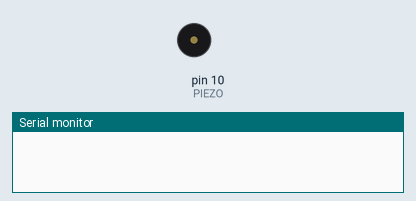
Recording of a sketch running on a simulated Arduino Uno, built with avr-gcc and run on an emulated ATmega328P. Shown: buzzer (waves = sounding), the last lines printed to the serial monitor.

Above: at 0.1 s.
At 2.1 s:
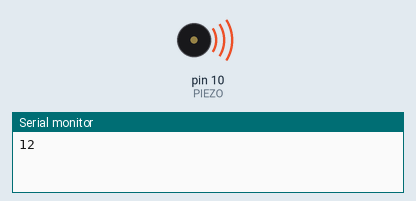
Timing chart, 0 to 42.0 s (numbered marks = the images above):
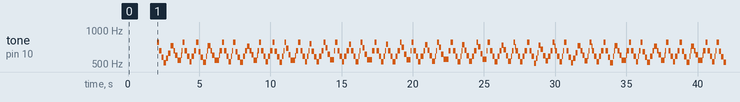

The sketch:

BuzzerTest.ino
```cpp
     #include "pitches.h"

   /*
    void setup() {

    }

    void loop() {
      tone(1, NOTE_G2, 600);
      delay(600);

      tone(9, NOTE_G2, 600);
      delay(600);

      tone(9, NOTE_G2, 600);
      delay(600);

      tone(9, NOTE_DS2, 500);
      delay(500);

      tone(9, NOTE_AS2, 150);
      delay(150);

      tone(9, NOTE_G2, 600);
      delay(600);

      tone(9, NOTE_DS2, 500);
      delay(500);

      tone(9, NOTE_AS2, 150);
      delay(150);

      tone(9, NOTE_G2, 1200);
      delay(1200);

      tone(9, NOTE_D3, 600);
      delay(600);

      tone(9, NOTE_D3, 600);
      delay(600);

      tone(9, NOTE_D3, 600);
      delay(600);

      tone(9, NOTE_DS3, 500);
      delay(500);

      tone(9, NOTE_C3, 150);
      delay(150);

      tone(9, NOTE_FS2, 600);
      delay(600);

      tone(9, NOTE_D2, 500);
      delay(500);

      tone(9, NOTE_AS2, 150);
      delay(150);

      tone(9, NOTE_G2, 1200);
      delay(1200);

      noTone(9);
    }

*/

const int PIEZO = 10;

long vel = 20000;

// mario
int mario_m[] = {tone_e, tone_e, tone_e, tone_c, tone_e, tone_g, tone_G, tone_c, tone_G, tone_E, tone_A, tone_B, tone_Bb, tone_A, tone_G, tone_e, tone_g, tone_a, tone_f, tone_g, tone_e, tone_c, tone_d, tone_B, tone_c};
int mario_r[] = {6, 12, 12, 6, 12, 24, 24, 18, 18, 18, 12, 12, 6, 12, 8, 8, 8, 12, 6, 12, 12, 6, 6, 6, 12};

// Looks like zelda
int peergynt_m[] = {tone_G, tone_E, tone_D, tone_C, tone_D, tone_E, tone_G, tone_E, tone_D, tone_C, tone_D, tone_E, tone_D, tone_E,tone_G, tone_E, tone_G, tone_A, tone_E, tone_A, tone_G, tone_E, tone_D, tone_C};
int peergynt_r[] = {8, 8, 8, 8, 8, 8, 8, 8, 8, 8, 4, 4, 4, 4, 8, 8, 8, 8, 8, 8, 8, 8, 8, 16};

// Some electric guitar...
int smoke_m[] = {tone_E, tone_G, tone_A, tone_E, tone_G, tone_Bb, tone_A, tone_E, tone_G, tone_A, tone_G, tone_E};
int smoke_r[] = {12, 12, 18, 12, 12, 6, 18, 12, 12, 18, 12, 24};

// Start like something similar to le reine au nez rouge...
int natal_m[] = {tone_G, tone_A, tone_G, tone_E, tone_G, tone_A, tone_G, tone_E, tone_c, tone_c, tone_A, tone_B, tone_B, tone_G, tone_A, tone_G, tone_A, tone_c, tone_B, tone_A, tone_G, tone_A, tone_G, tone_E};
int natal_r[] = {12, 4, 8, 16, 12, 4, 8, 16, 12, 4, 16, 12, 4, 16, 12, 4, 8, 8, 8, 8, 12, 4, 8, 16};

// Seems like some electric guitar solo...
int LTS_m[] = {tone_Bb, tone_G, tone_G, tone_Bb, tone_G, tone_G, tone_Bb, tone_G, tone_G, tone_Bb, tone_G, tone_G, tone_Bb, tone_G, tone_C, tone_G, tone_Bb, tone_G, tone_G, tone_Bb, tone_G, tone_G, tone_Bb, tone_G, tone_G, tone_Bb, tone_G, tone_G, tone_Bb, tone_G, tone_F, tone_D, tone_F, tone_D, tone_G, tone_F, tone_D, tone_C, tone_Bb, tone_G, tone_Bb, tone_C, tone_C1, tone_C, tone_Bb, tone_F, tone_D, tone_Bb, tone_G, tone_F, tone_D, tone_C, tone_Bb, tone_D, tone_C, tone_Bb, tone_G} ;
int LTS_r[] = {4, 4, 4, 4, 4, 4, 4, 4, 4, 4, 4, 4, 4, 4, 4, 4, 4, 4, 4, 4, 4, 4, 4, 4, 4, 4, 4, 4, 4, 4, 4, 4, 4, 4, 4, 4, 4, 4, 4, 4, 4, 4, 4, 4, 4, 4, 4, 4, 4, 4, 4, 4, 4, 4, 4, 4, 4};

void setup()
{
    pinMode(PIEZO, OUTPUT);
    delay(2000);

    Serial.begin(115200);
}

void loop()
{
    const int LEN = (sizeof(peergynt_r) + 1) / 4;
    Serial.println(LEN);
    for (int i=0; i < LEN; i++)
    {
        int tom = peergynt_m[i];
        int tempo = peergynt_r[i];

        long tvalue = tempo * vel;

        tocar(tom, tvalue);

        delayMicroseconds(1000); //pause between notes
    }
}

void tocar(int tom, long tempo_value)
{
     long tempo_gasto = 0;
     while (tempo_gasto < tempo_value && tempo_value < 640000) // enters an infinite loop when tempo_value is a big value
     {
        digitalWrite(PIEZO, HIGH);
        delayMicroseconds(tom / 2);

        digitalWrite(PIEZO, LOW);
        delayMicroseconds(tom/2);

        tempo_gasto += tom;
    }
}
```

pitches.h
```cpp
/*************************************************
 * Public Constants
 *************************************************/

#define NOTE_B0  31
#define NOTE_C1  33
#define NOTE_CS1 35
#define NOTE_D1  37
#define NOTE_DS1 39
#define NOTE_E1  41
#define NOTE_F1  44
#define NOTE_FS1 46
#define NOTE_G1  49
#define NOTE_GS1 52
#define NOTE_A1  55
#define NOTE_AS1 58
#define NOTE_B1  62
#define NOTE_C2  65
#define NOTE_CS2 69
#define NOTE_D2  73
#define NOTE_DS2 78
#define NOTE_E2  82
#define NOTE_F2  87
#define NOTE_FS2 93
#define NOTE_G2  98
#define NOTE_GS2 104
#define NOTE_A2  110
#define NOTE_AS2 117
#define NOTE_B2  123
#define NOTE_C3  131
#define NOTE_CS3 139
#define NOTE_D3  147
#define NOTE_DS3 156
#define NOTE_E3  165
#define NOTE_F3  175
#define NOTE_FS3 185
#define NOTE_G3  196
#define NOTE_GS3 208
#define NOTE_A3  220
#define NOTE_AS3 233
#define NOTE_B3  247
#define NOTE_C4  262
#define NOTE_CS4 277
#define NOTE_D4  294
#define NOTE_DS4 311
#define NOTE_E4  330
#define NOTE_F4  349
#define NOTE_FS4 370
#define NOTE_G4  392
#define NOTE_GS4 415
#define NOTE_A4  440
#define NOTE_AS4 466
#define NOTE_B4  494
#define NOTE_C5  523
#define NOTE_CS5 554
#define NOTE_D5  587
#define NOTE_DS5 622
#define NOTE_E5  659
#define NOTE_F5  698
#define NOTE_FS5 740
#define NOTE_G5  784
#define NOTE_GS5 831
#define NOTE_A5  880
#define NOTE_AS5 932
#define NOTE_B5  988
#define NOTE_C6  1047
#define NOTE_CS6 1109
#define NOTE_D6  1175
#define NOTE_DS6 1245
#define NOTE_E6  1319
#define NOTE_F6  1397
#define NOTE_FS6 1480
#define NOTE_G6  1568
#define NOTE_GS6 1661
#define NOTE_A6  1760
#define NOTE_AS6 1865
#define NOTE_B6  1976
#define NOTE_C7  2093
#define NOTE_CS7 2217
#define NOTE_D7  2349
#define NOTE_DS7 2489
#define NOTE_E7  2637
#define NOTE_F7  2794
#define NOTE_FS7 2960
#define NOTE_G7  3136
#define NOTE_GS7 3322
#define NOTE_A7  3520
#define NOTE_AS7 3729
#define NOTE_B7  3951
#define NOTE_C8  4186
#define NOTE_CS8 4435
#define NOTE_D8  4699
#define NOTE_DS8 4978


#define tone_C 1911
#define tone_C1 1804
#define tone_D 1703
#define tone_Eb 1607
#define tone_E 1517
#define tone_F 1432
#define tone_F1 1352
#define tone_G 1276
#define tone_Ab 1204
#define tone_A 1136
#define tone_Bb 1073
#define tone_B 1012
#define tone_c 955
#define tone_c1 902
#define tone_d 851
#define tone_eb 803
#define tone_e 758
#define tone_f 716
#define tone_f1 676
#define tone_g 638
#define tone_ab 602
#define tone_a 568
#define tone_bb 536
#define tone_b 506

#define tone_p 0  //pause
```

Measured:
- by itself, tone on pin 10 (PIEZO): plays 778 Hz for 0.16 s, 656 Hz for 0.16 s, 572 Hz for 0.16 s, 513 Hz for 0.16 s, 560 Hz for 0.16 s, 625 Hz for 0.16 s … (266 notes in this stretch)
